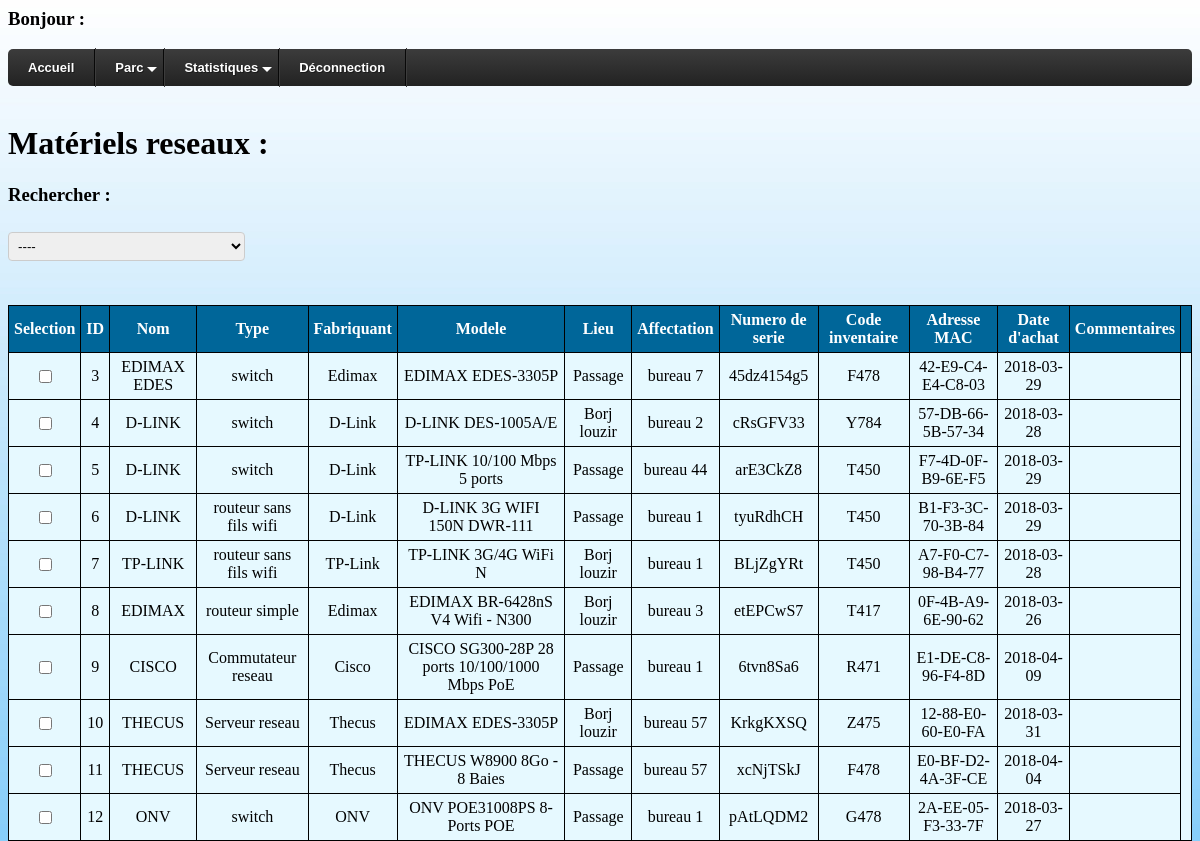
Screenshot of /materielres.php with the database file from the repository.
### tables this page shows
CREATE TABLE `materiel_reseaux` (
  `id` int(22) NOT NULL,
  `nom` varchar(50) NOT NULL,
  `type` varchar(50) NOT NULL,
  `fabriquant` varchar(50) NOT NULL,
  `modele` varchar(50) NOT NULL,
  `lieu` text NOT NULL,
  `affectation` varchar(30) NOT NULL,
  `date_affectation` datetime NOT NULL,
  `num_serie` varchar(50) NOT NULL,
  `code_inv` varchar(50) NOT NULL,
  `adresse_mac` varchar(20) NOT NULL,
  `date_achat` date NOT NULL,
  `commentaires` text NOT NULL
);

### materielres.php (the view, shortened to what this page needs)
<?php
$req="select * from materiel_reseaux order by id";
$rs=mysql_query($req) or die(mysql_error());
echo"<h3>Bonjour : ".$_SESSION["login"]."</h3>";
?>
<!DOCTYPE html>
<html lang=''>
<head>
   <link rel="stylesheet" href="./css/styles1.css">
</head>
<body>
  <div id='cssmenu'>
  <ul>
     <li><a href='home.php'><span>Accueil</span></a></li>
     <li class='active has-sub'><a href='#'><span>Parc</span></a>
           </li>
      <li class='active has-sub'><a href='#'><span>Statistiques</span></a>
      </li>
     <li class='last'><a href='deco.php'><span>Déconnection</span></a></li>
  </ul>
  </div> <br/>
<h1 align="">Matériels reseaux :</h1>
<h3>Rechercher :</h3>
<select id="myselect" onclick="message()">
  <optgroup label="Caractéristiques">
    <option value="--">----</option>
  </optgroup>
</select>
                  <table id="myTable" class="tab" border="1" width="100%" align="left">
      <tr>
        <th>Selection</th>
        <th>ID</th>
        <th>Nom</th>
        <th>Type</th>
        <th>Fabriquant</th>
        <th>Modele</th>
        <th>Lieu</th>
        <th>Affectation</th>
        <th>Numero de serie</th>
        <th>Code inventaire</th>
        <th>Adresse MAC</th>
        <th>Date d'achat</th>
        <th>Commentaires</th>
        <th></th>
      </tr> <br/><br/><br/>
    <?php while($ET=mysql_fetch_assoc($rs)) { ?>
    <tr>
      <td><input type="checkbox" name="delid[]" value="<?php echo($ET['id']) ?> "></td>
      <td><?php echo($ET['id'])?></td>
      <td><?php echo($ET['nom'])?></td>
      <td><?php echo($ET['type'])?></td>
      <td><?php echo($ET['fabriquant'])?></td>
      <td><?php echo($ET['modele'])?></td>
      <td><?php echo($ET['lieu'])?></td>
      <td><?php echo($ET['affectation'])?></td>
      <td><?php echo($ET['num_serie'])?></td>
      <td><?php echo($ET['code_inv'])?></td>
      <td><?php echo($ET['adresse_mac'])?></td>
      <td><?php echo($ET['date_achat'])?></td>
      <td><?php echo($ET['commentaires'])?></td>
    </tr>
    <?php } ?>
    </table>
    </body>
</html>

### css/styles1.css (style rules this page uses)
.area, select { width: 20%; padding: 5px; margin: 8px 0; display: inline-block; border: 1px solid #ccc; border-radius: 4px; box-sizing: border-box; }
body { background-repeat: no-repeat; background-image: url(img/background.jpg); background-attachment: fixed; background-size: cover; height: 100%; }
#cssmenu, #cssmenu ul, #cssmenu li, #cssmenu a { border: none; line-height: 1; margin: 0; padding: 0; }
#cssmenu { height: 37px; display: block; border-radius: 5px; width: auto; border-color: #080808; margin: 0; padding: 0; }
#cssmenu > ul { list-style: inside none; margin: 0; padding: 0; }
#cssmenu > ul > li { list-style: inside none; float: left; display: inline-block; position: relative; margin: 0; padding: 0; }
#cssmenu > ul > li > a { outline: none; display: block; position: relative; text-align: center; text-decoration: none; text-shadow: 1px 1px 0 rgba(0, 0, 0, 0.4); font-weight: 700; font-size: 13px; font-family: Arial, Helvetica, sans-serif; border-right: 1px solid #080808; color: #ffffff; padding: 12px 20px; }
#cssmenu > ul > li:first-child > a { border-radius: 5px 0 0 5px; }
#cssmenu > ul > li > a:after { content: ""; position: absolute; border-right: 1px solid; top: -1px; bottom: -1px; right: -2px; z-index: 99; border-color: #3c3c3c; }
#cssmenu > ul > li.has-sub > a:before { content: ""; position: absolute; top: 18px; right: 6px; border: 5px solid transparent; border-top: 5px solid #ffffff; }
#cssmenu, #cssmenu ul ul > li:hover > a, #cssmenu ul ul li a:hover { background: #3c3c3c; background: -moz-linear-gradient(top, #3c3c3c 0%, #222222 100%); background: -webkit-gradient(linear, left top, left bottom, color-stop(0%, #3c3c3c), color-stop(100%, #222222)); background: -webkit-linear-gradient(top, #3c3c3c 0%, #222222 100%); background: -o-linear-gradient(top, #3c3c3c 0%, #222222 100%); background: -ms-linear-gradient(top, #3c3c3c 0%, #222222 100%); background: linear-gradient(top, #3c3c3c 0%, #222222 100%); }
.tab { border: 1.5px solid black; border-collapse: collapse; background-color: #e6f9ff; }
.tab th, .tab td { padding: 5px; text-align: center; }
th, td { padding: 10px; }
th { background-color: #006699; color: white; }

### rows the page displays
materiel_reseaux: id "3", nom "EDIMAX EDES", type "switch", fabriquant "Edimax", modele "EDIMAX EDES-3305P", lieu "Passage", affectation "bureau 7", num_serie "45dz4154g5", code_inv "F478", adresse_mac "42-E9-C4-E4-C8-03", date_achat "2018-03-29"
materiel_reseaux: id "4", nom "D-LINK", type "switch", fabriquant "D-Link", modele "D-LINK DES-1005A/E", lieu "Borj louzir", affectation "bureau 2", num_serie "cRsGFV33", code_inv "Y784", adresse_mac "57-DB-66-5B-57-34", date_achat "2018-03-28"
materiel_reseaux: id "5", nom "D-LINK", type "switch", fabriquant "D-Link", modele "TP-LINK 10/100 Mbps 5 ports", lieu "Passage", affectation "bureau 44", num_serie "arE3CkZ8", code_inv "T450", adresse_mac "F7-4D-0F-B9-6E-F5", date_achat "2018-03-29"
materiel_reseaux: id "6", nom "D-LINK", type "routeur sans fils wifi", fabriquant "D-Link", modele "D-LINK 3G WIFI 150N DWR-111", lieu "Passage", affectation "bureau 1", num_serie "tyuRdhCH", code_inv "T450", adresse_mac "B1-F3-3C-70-3B-84", date_achat "2018-03-29"
materiel_reseaux: id "7", nom "TP-LINK", type "routeur sans fils wifi", fabriquant "TP-Link", modele "TP-LINK 3G/4G WiFi N", lieu "Borj louzir", affectation "bureau 1", num_serie "BLjZgYRt", code_inv "T450", adresse_mac "A7-F0-C7-98-B4-77", date_achat "2018-03-28"
materiel_reseaux: id "8", nom "EDIMAX", type "routeur simple", fabriquant "Edimax", modele "EDIMAX BR-6428nS V4 Wifi - N300", lieu "Borj louzir", affectation "bureau 3", num_serie "etEPCwS7", code_inv "T417", adresse_mac "0F-4B-A9-6E-90-62", date_achat "2018-03-26"
materiel_reseaux: id "9", nom "CISCO", type "Commutateur reseau", fabriquant "Cisco", modele "CISCO SG300-28P 28 ports 10/100/1000 Mbps PoE", lieu "Passage", affectation "bureau 1", num_serie "6tvn8Sa6", code_inv "R471", adresse_mac "E1-DE-C8-96-F4-8D", date_achat "2018-04-09"
materiel_reseaux: id "10", nom "THECUS", type "Serveur reseau", fabriquant "Thecus", modele "EDIMAX EDES-3305P", lieu "Borj louzir", affectation "bureau 57", num_serie "KrkgKXSQ", code_inv "Z475", adresse_mac "12-88-E0-60-E0-FA", date_achat "2018-03-31"
materiel_reseaux: id "11", nom "THECUS", type "Serveur reseau", fabriquant "Thecus", modele "THECUS W8900 8Go - 8 Baies", lieu "Passage", affectation "bureau 57", num_serie "xcNjTSkJ", code_inv "F478", adresse_mac "E0-BF-D2-4A-3F-CE", date_achat "2018-04-04"
materiel_reseaux: id "12", nom "ONV", type "switch", fabriquant "ONV", modele "ONV POE31008PS 8-Ports POE", lieu "Passage", affectation "bureau 1", num_serie "pAtLQDM2", code_inv "G478", adresse_mac "2A-EE-05-F3-33-7F", date_achat "2018-03-27"
